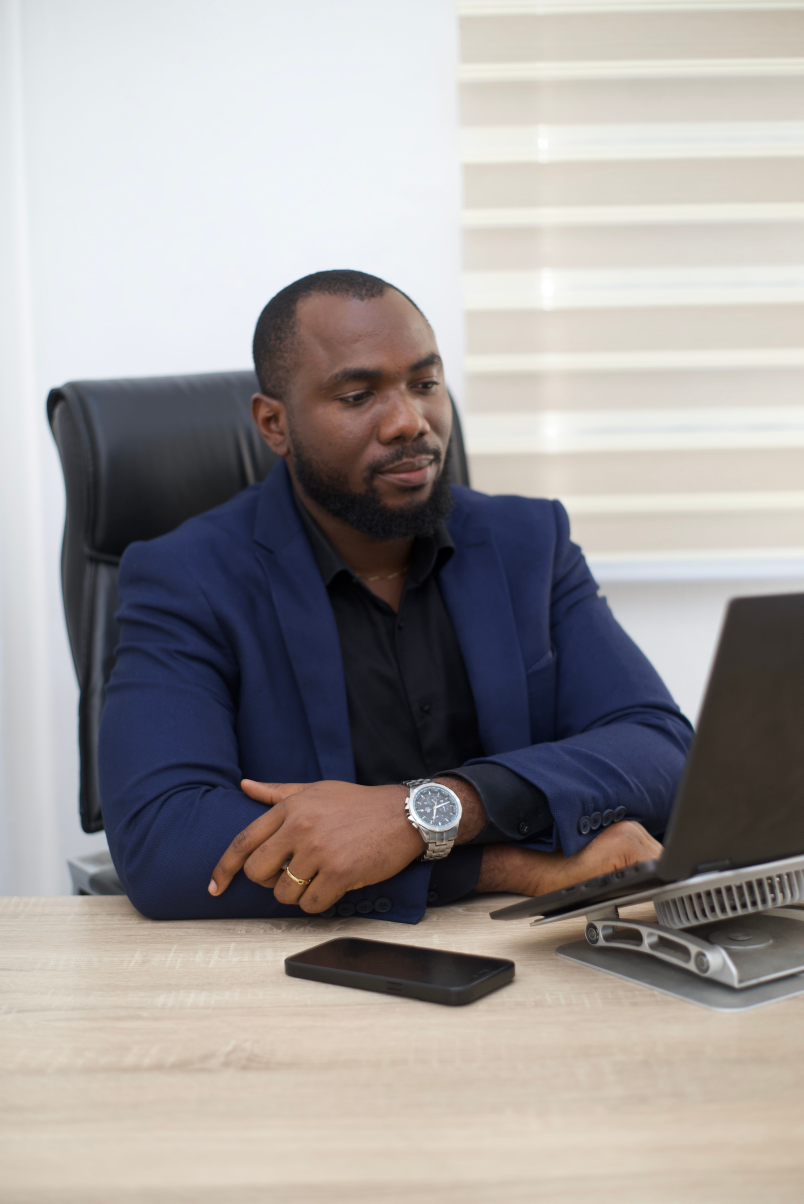
#> input picture scripts/imgsearch/cand/wc6.jpg, 4016 x 6016 px, found by its file name (shown at 1/5 size)
$ python process_avatars.py
#> lines starting #> are read from the running program, lines starting #| are printed output that depends on the picture
#!/usr/bin/env python3
"""Crop + resize the three vetted portraits into square testimonial avatars.

Sources (visually vetted, watermark-free):
  wc6.jpg  - man in navy suit at office desk   (corporate, Lagos logistics)
  ed2.webp - woman teacher in classroom        (school administrator, Kaduna)
  wc3.jpg  - two women with laptops            (right woman = startup founder)

Output: /home/z/my-project/public/images/testimonial-*.jpg (400x400, q86)
Boxes are in ratios of the ORIGINAL image; tweak and re-run as needed.
"""
from PIL import Image
import os

SRC = "/home/z/my-project/scripts/imgsearch/cand"
OUT = "/home/z/my-project/public/images"
os.makedirs(OUT, exist_ok=True)

# (file, out-name, center_x_ratio, center_y_ratio, side_ratio)
JOBS = [
    ("wc6.jpg",  "testimonial-emeka.jpg",    0.462, 0.325, 0.37),
    ("ed2.webp", "testimonial-aisha.jpg",    0.677, 0.310, 0.50),
    ("wc3.jpg",  "testimonial-tomilola.jpg", 0.717, 0.437, 0.33),
]

for fname, outname, cx, cy, side_r in JOBS:
    im = Image.open(os.path.join(SRC, fname)).convert("RGB")
#> im is the input picture: PIL image 4016x6016 RGB; mean R, G, B 158.9, 154.4, 153.7
    W, H = im.size
#> W = 4016; H = 6016
    side = int(min(W, H) * side_r)
#> side = 1485
    # ensure side is not wider than limits
    side = min(side, W, H)
    left = int(cx * W - side / 2)
#> left = 1112
    top = int(cy * H - side / 2)
#> top = 1212
    # clamp into bounds
    left = max(0, min(left, W - side))
    top = max(0, min(top, H - side))
    box = (left, top, left + side, top + side)
#> box = (1112, 1212, 2597, 2697)
    crop = im.crop(box).resize((400, 400), Image.LANCZOS)
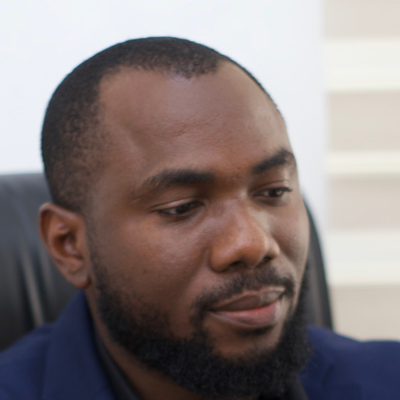
#> crop: PIL image 400x400 RGB; mean R, G, B 133.4, 122.8, 122.3
    out = os.path.join(OUT, outname)
    crop.save(out, "JPEG", quality=86, progressive=True, optimize=True)
    print(f"{outname}: src={W}x{H} box={box} -> 400x400, {os.path.getsize(out)//1024}KB")
#| testimonial-emeka.jpg: src=4016x6016 box=(1112, 1212, 2597, 2697) -> 400x400, 16KB
#> pass 2 of the loop `for fname, outname, cx, cy, side_r in JOBS:`:
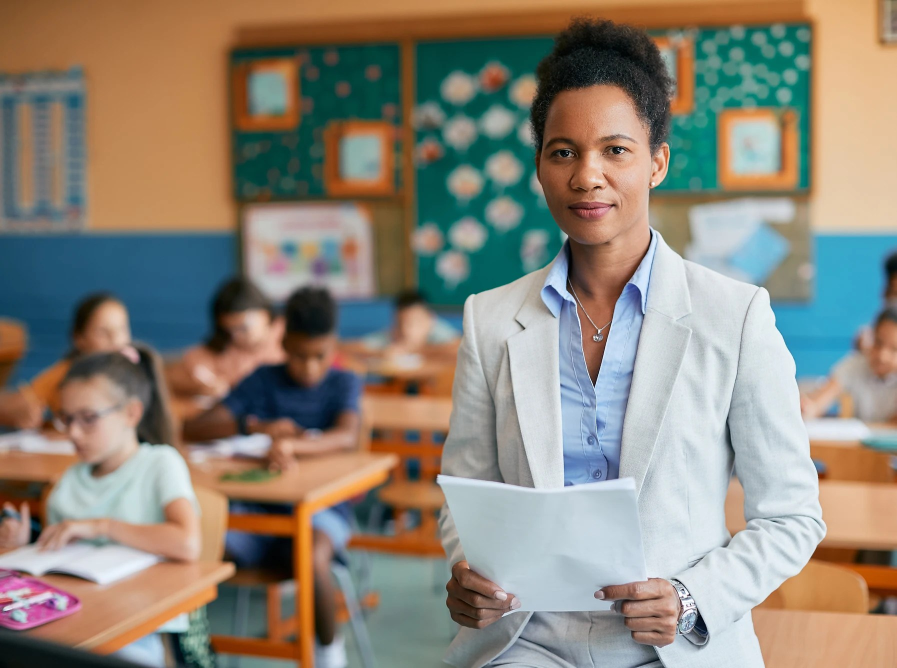
#> input picture scripts/imgsearch/cand/ed2.webp, 1793 x 1336 px, found by its file name (shown at 1/2 size)
#> im is the input picture: PIL image 1793x1336 RGB; mean R, G, B 140.7, 133.7, 121.5
#> `crop = im.crop(box).resize((400, 400), Image.LANCZOS)`:
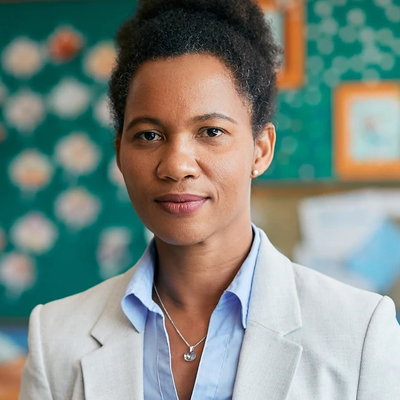
#> crop: PIL image 400x400 RGB; mean R, G, B 127.1, 139, 131.5
#| testimonial-aisha.jpg: src=1793x1336 box=(879, 80, 1547, 748) -> 400x400, 28KB
#> pass 3 of the loop `for fname, outname, cx, cy, side_r in JOBS:`:
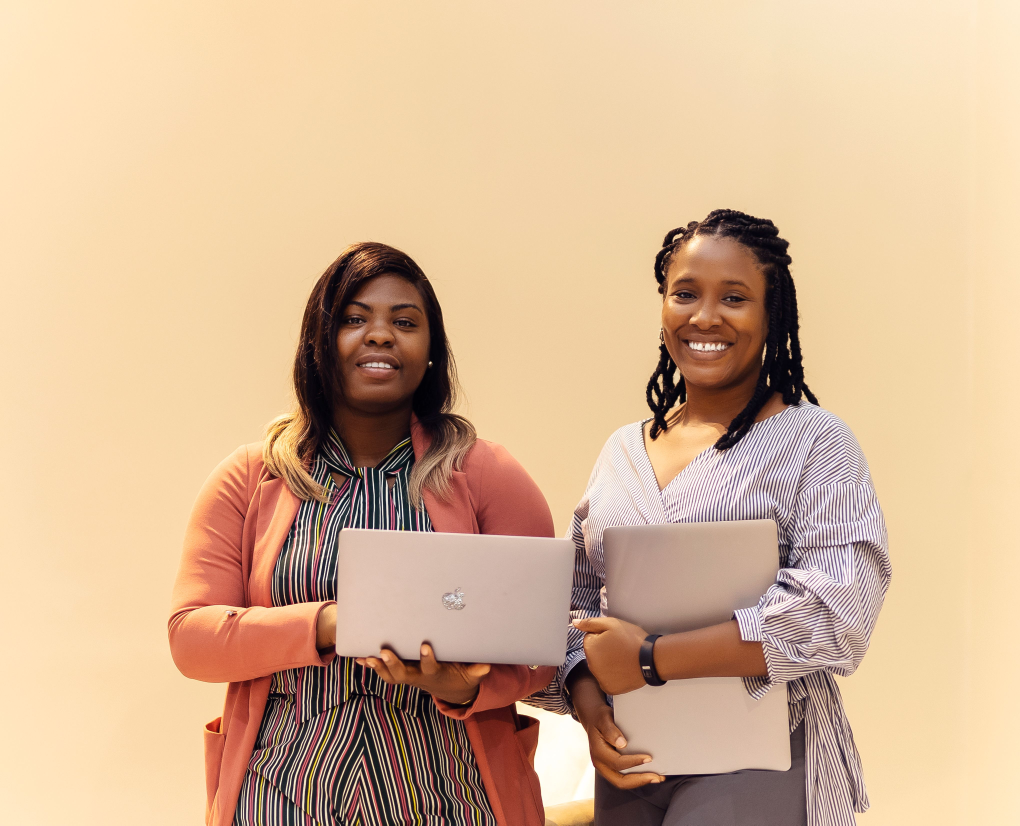
#> input picture scripts/imgsearch/cand/wc3.jpg, 4080 x 3301 px, found by its file name (shown at 1/4 size)
#> im is the input picture: PIL image 4080x3301 RGB; mean R, G, B 212.9, 180.2, 148.7
#> `crop = im.crop(box).resize((400, 400), Image.LANCZOS)`:
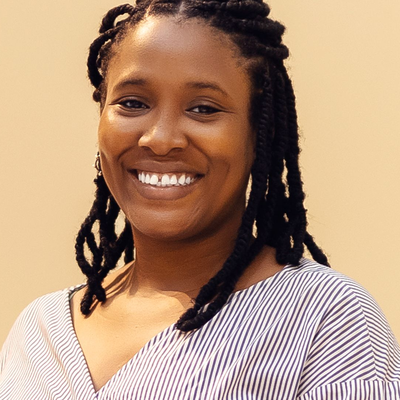
#> crop: PIL image 400x400 RGB; mean R, G, B 180.8, 150.2, 126.6
#| testimonial-tomilola.jpg: src=4080x3301 box=(2380, 898, 3469, 1987) -> 400x400, 37KB
